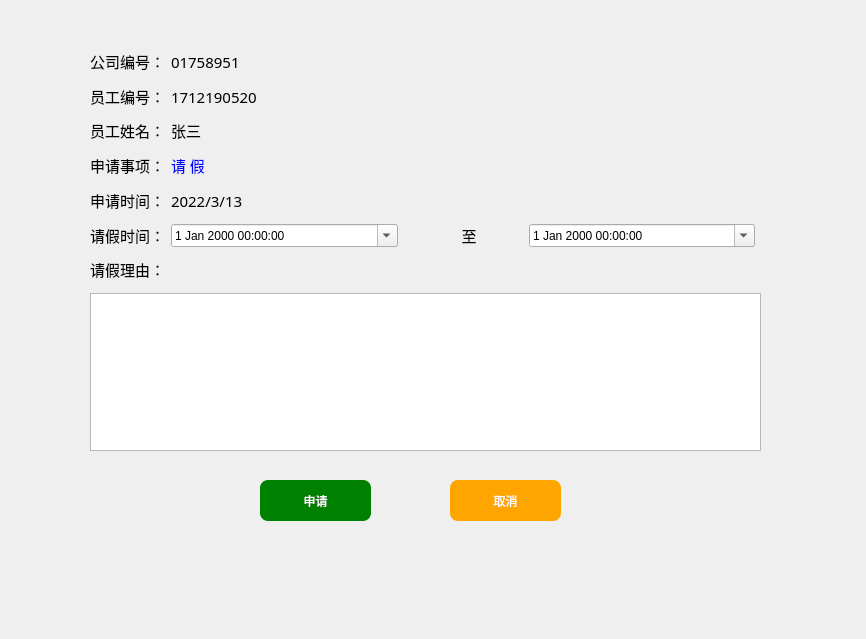
<?xml version="1.0" encoding="UTF-8"?>
<ui version="4.0">
 <class>Form</class>
 <widget class="QWidget" name="Form">
  <property name="geometry">
   <rect>
    <x>0</x>
    <y>0</y>
    <width>866</width>
    <height>639</height>
   </rect>
  </property>
  <property name="windowTitle">
   <string>Form</string>
  </property>
  <widget class="QWidget" name="layoutWidget">
   <property name="geometry">
    <rect>
     <x>90</x>
     <y>50</y>
     <width>671</width>
     <height>401</height>
    </rect>
   </property>
   <layout class="QGridLayout" name="gridLayout">
    <item row="4" column="1">
     <widget class="QLabel" name="label_10">
      <property name="font">
       <font>
        <family>黑体</family>
        <pointsize>11</pointsize>
       </font>
      </property>
      <property name="text">
       <string>张三</string>
      </property>
     </widget>
    </item>
    <item row="10" column="0">
     <widget class="QLabel" name="label_5">
      <property name="font">
       <font>
        <family>黑体</family>
        <pointsize>11</pointsize>
       </font>
      </property>
      <property name="text">
       <string>请假时间：</string>
      </property>
     </widget>
    </item>
    <item row="10" column="5">
     <widget class="QDateTimeEdit" name="dateTimeEdit_2">
      <property name="sizePolicy">
       <sizepolicy hsizetype="Minimum" vsizetype="Fixed">
        <horstretch>160</horstretch>
        <verstretch>0</verstretch>
       </sizepolicy>
      </property>
      <property name="minimumSize">
       <size>
        <width>160</width>
        <height>0</height>
       </size>
      </property>
      <property name="calendarPopup">
       <bool>true</bool>
      </property>
     </widget>
    </item>
    <item row="10" column="4">
     <spacer name="horizontalSpacer_3">
      <property name="orientation">
       <enum>Qt::Horizontal</enum>
      </property>
      <property name="sizeType">
       <enum>QSizePolicy::Fixed</enum>
      </property>
      <property name="sizeHint" stdset="0">
       <size>
        <width>40</width>
        <height>20</height>
       </size>
      </property>
     </spacer>
    </item>
    <item row="2" column="1">
     <widget class="QLabel" name="label">
      <property name="font">
       <font>
        <family>楷体</family>
        <pointsize>11</pointsize>
       </font>
      </property>
      <property name="text">
       <string>1712190520</string>
      </property>
     </widget>
    </item>
    <item row="10" column="3">
     <widget class="QLabel" name="label_7">
      <property name="font">
       <font>
        <family>黑体</family>
        <pointsize>11</pointsize>
       </font>
      </property>
      <property name="layoutDirection">
       <enum>Qt::LeftToRight</enum>
      </property>
      <property name="text">
       <string>   至</string>
      </property>
     </widget>
    </item>
    <item row="13" column="0">
     <spacer name="verticalSpacer_5">
      <property name="orientation">
       <enum>Qt::Vertical</enum>
      </property>
      <property name="sizeHint" stdset="0">
       <size>
        <width>20</width>
        <height>40</height>
       </size>
      </property>
     </spacer>
    </item>
    <item row="3" column="0">
     <spacer name="verticalSpacer_2">
      <property name="orientation">
       <enum>Qt::Vertical</enum>
      </property>
      <property name="sizeHint" stdset="0">
       <size>
        <width>20</width>
        <height>40</height>
       </size>
      </property>
     </spacer>
    </item>
    <item row="1" column="0">
     <spacer name="verticalSpacer">
      <property name="orientation">
       <enum>Qt::Vertical</enum>
      </property>
      <property name="sizeHint" stdset="0">
       <size>
        <width>20</width>
        <height>40</height>
       </size>
      </property>
     </spacer>
    </item>
    <item row="4" column="0">
     <widget class="QLabel" name="label_9">
      <property name="font">
       <font>
        <family>黑体</family>
        <pointsize>11</pointsize>
       </font>
      </property>
      <property name="text">
       <string>员工姓名：</string>
      </property>
     </widget>
    </item>
    <item row="5" column="0">
     <spacer name="verticalSpacer_6">
      <property name="orientation">
       <enum>Qt::Vertical</enum>
      </property>
      <property name="sizeHint" stdset="0">
       <size>
        <width>20</width>
        <height>40</height>
       </size>
      </property>
     </spacer>
    </item>
    <item row="7" column="0">
     <spacer name="verticalSpacer_3">
      <property name="orientation">
       <enum>Qt::Vertical</enum>
      </property>
      <property name="sizeHint" stdset="0">
       <size>
        <width>20</width>
        <height>40</height>
       </size>
      </property>
     </spacer>
    </item>
    <item row="2" column="0">
     <widget class="QLabel" name="label_3">
      <property name="font">
       <font>
        <family>黑体</family>
        <pointsize>11</pointsize>
       </font>
      </property>
      <property name="text">
       <string>员工编号：</string>
      </property>
     </widget>
    </item>
    <item row="10" column="1">
     <widget class="QDateTimeEdit" name="dateTimeEdit">
      <property name="sizePolicy">
       <sizepolicy hsizetype="Minimum" vsizetype="Fixed">
        <horstretch>160</horstretch>
        <verstretch>0</verstretch>
       </sizepolicy>
      </property>
      <property name="minimumSize">
       <size>
        <width>160</width>
        <height>0</height>
       </size>
      </property>
      <property name="calendarPopup">
       <bool>true</bool>
      </property>
     </widget>
    </item>
    <item row="6" column="1">
     <widget class="QLabel" name="label_11">
      <property name="font">
       <font>
        <family>黑体</family>
        <pointsize>11</pointsize>
       </font>
      </property>
      <property name="styleSheet">
       <string notr="true">color:blue</string>
      </property>
      <property name="text">
       <string>请 假</string>
      </property>
     </widget>
    </item>
    <item row="11" column="0">
     <spacer name="verticalSpacer_4">
      <property name="orientation">
       <enum>Qt::Vertical</enum>
      </property>
      <property name="sizeHint" stdset="0">
       <size>
        <width>20</width>
        <height>40</height>
       </size>
      </property>
     </spacer>
    </item>
    <item row="14" column="0" colspan="7">
     <widget class="QTextEdit" name="textEdit"/>
    </item>
    <item row="0" column="0">
     <widget class="QLabel" name="label_4">
      <property name="font">
       <font>
        <family>黑体</family>
        <pointsize>11</pointsize>
       </font>
      </property>
      <property name="text">
       <string>公司编号：</string>
      </property>
     </widget>
    </item>
    <item row="8" column="0">
     <widget class="QLabel" name="label_12">
      <property name="font">
       <font>
        <family>黑体</family>
        <pointsize>11</pointsize>
       </font>
      </property>
      <property name="text">
       <string>申请时间：</string>
      </property>
     </widget>
    </item>
    <item row="10" column="2">
     <spacer name="horizontalSpacer">
      <property name="orientation">
       <enum>Qt::Horizontal</enum>
      </property>
      <property name="sizeType">
       <enum>QSizePolicy::Fixed</enum>
      </property>
      <property name="sizeHint" stdset="0">
       <size>
        <width>40</width>
        <height>20</height>
       </size>
      </property>
     </spacer>
    </item>
    <item row="12" column="0">
     <widget class="QLabel" name="label_8">
      <property name="font">
       <font>
        <family>黑体</family>
        <pointsize>11</pointsize>
       </font>
      </property>
      <property name="text">
       <string>请假理由：</string>
      </property>
     </widget>
    </item>
    <item row="6" column="0">
     <widget class="QLabel" name="label_6">
      <property name="font">
       <font>
        <family>黑体</family>
        <pointsize>11</pointsize>
       </font>
      </property>
      <property name="text">
       <string>申请事项：</string>
      </property>
     </widget>
    </item>
    <item row="0" column="1" colspan="2">
     <widget class="QLabel" name="label_2">
      <property name="font">
       <font>
        <family>楷体</family>
        <pointsize>11</pointsize>
       </font>
      </property>
      <property name="text">
       <string>01758951</string>
      </property>
     </widget>
    </item>
    <item row="9" column="0">
     <spacer name="verticalSpacer_7">
      <property name="orientation">
       <enum>Qt::Vertical</enum>
      </property>
      <property name="sizeHint" stdset="0">
       <size>
        <width>20</width>
        <height>40</height>
       </size>
      </property>
     </spacer>
    </item>
    <item row="8" column="1">
     <widget class="QLabel" name="label_13">
      <property name="font">
       <font>
        <family>楷体</family>
        <pointsize>11</pointsize>
       </font>
      </property>
      <property name="text">
       <string>2022/3/13</string>
      </property>
     </widget>
    </item>
   </layout>
  </widget>
  <widget class="QPushButton" name="pushButton_2">
   <property name="geometry">
    <rect>
     <x>450</x>
     <y>480</y>
     <width>111</width>
     <height>41</height>
    </rect>
   </property>
   <property name="styleSheet">
    <string notr="true">background-color:orange;
	color:white;
border:0px;
border-radius:8px;

</string>
   </property>
   <property name="text">
    <string>取消</string>
   </property>
  </widget>
  <widget class="QPushButton" name="pushButton">
   <property name="geometry">
    <rect>
     <x>260</x>
     <y>480</y>
     <width>111</width>
     <height>41</height>
    </rect>
   </property>
   <property name="styleSheet">
    <string notr="true">background-color:green;
	color:white;
border:0px;
border-radius:8px;

</string>
   </property>
   <property name="text">
    <string>申请</string>
   </property>
  </widget>
 </widget>
 <resources/>
 <connections>
  <connection>
   <sender>dateTimeEdit</sender>
   <signal>dateTimeChanged(QDateTime)</signal>
   <receiver>Form</receiver>
   <slot>slot1()</slot>
   <hints>
    <hint type="sourcelabel">
     <x>315</x>
     <y>226</y>
    </hint>
    <hint type="destinationlabel">
     <x>561</x>
     <y>18</y>
    </hint>
   </hints>
  </connection>
  <connection>
   <sender>dateTimeEdit_2</sender>
   <signal>dateTimeChanged(QDateTime)</signal>
   <receiver>Form</receiver>
   <slot>slot1()</slot>
   <hints>
    <hint type="sourcelabel">
     <x>644</x>
     <y>230</y>
    </hint>
    <hint type="destinationlabel">
     <x>812</x>
     <y>74</y>
    </hint>
   </hints>
  </connection>
 </connections>
 <slots>
  <slot>slot1()</slot>
 </slots>
</ui>
